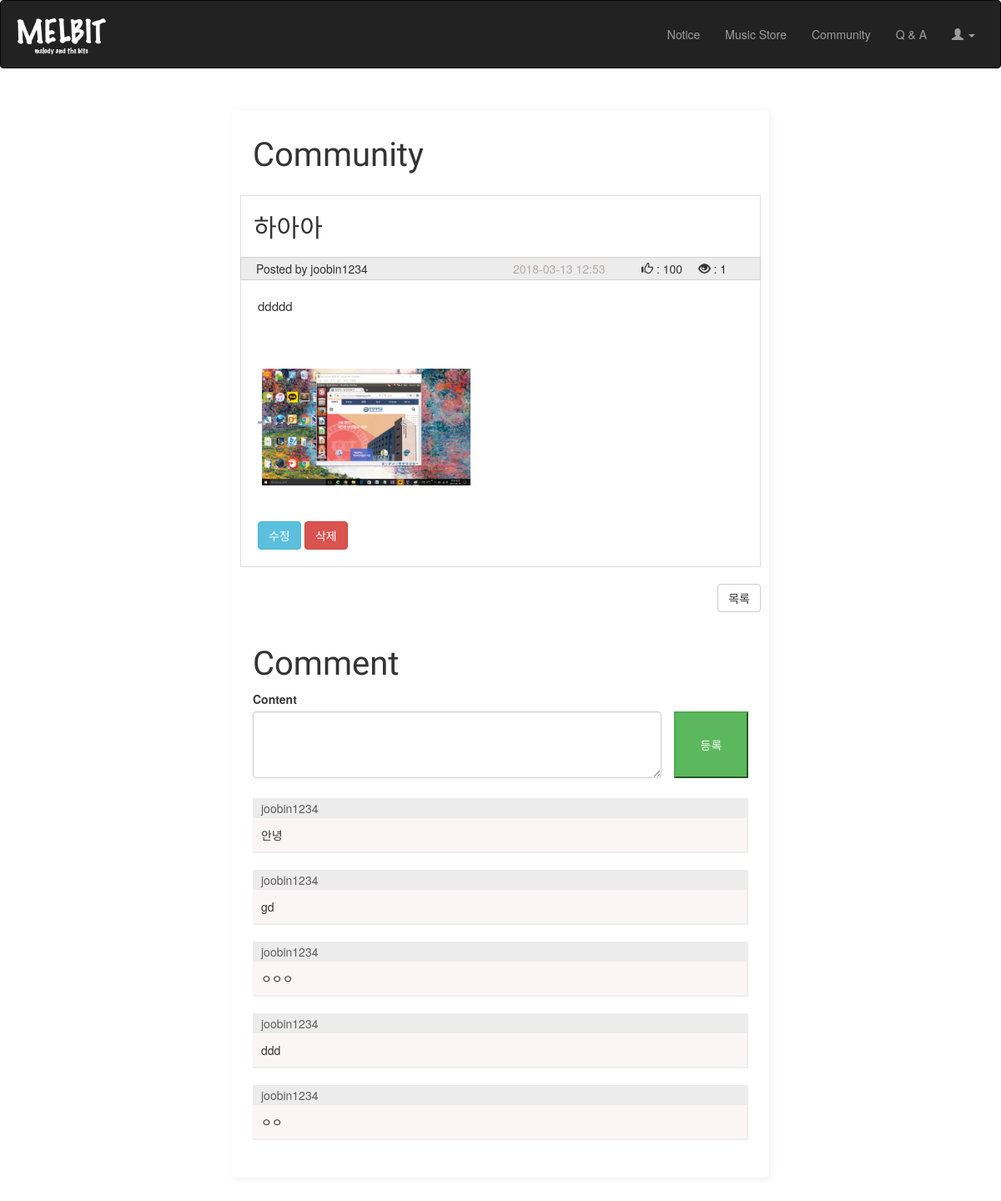
/community/25/, run on an earlier commit of the app's database.
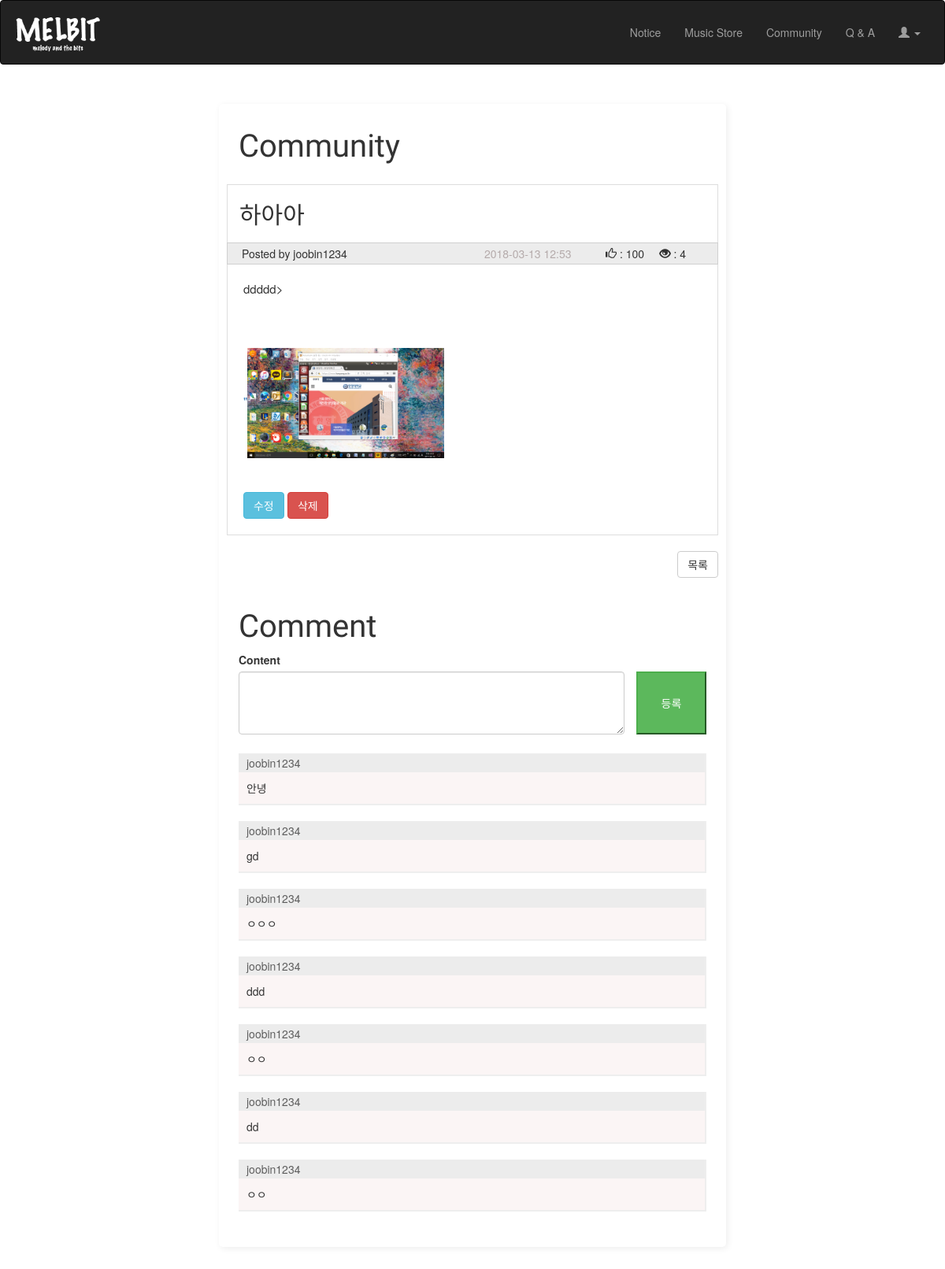
And on a later commit of the database.
### community/models.py (models this page shows, shortened)
class Post(models.Model):
    user = models.CharField(max_length=15)
    title = models.CharField(max_length=30)
    content = models.TextField()
    created_at = models.DateTimeField(
        auto_now_add=True,
    )
    updated_at = models.DateTimeField(
        auto_now=True,
    )
    file = models.FileField(blank=True)
    photo = models.ImageField(blank=True, upload_to="board/%Y/%m/%d")
    hit_count_generic = GenericRelation(
        HitCount, object_id_field='object_pk',
        related_query_name='hit_count_generic_relation')

class Comment(models.Model):
    author = models.ForeignKey(
        settings.AUTH_USER_MODEL,
        on_delete=models.CASCADE,
    )
    content = models.TextField()
    created_at = models.DateTimeField(
        auto_now_add=True,
    )
    updated_at = models.DateTimeField(
        auto_now=True,
    )
    post = models.ForeignKey(
        Post,
        on_delete=models.CASCADE,
    )

### community/views.py (the view, shortened to what this page needs)
# urls.py: path('<int:pk>/', views.PostDetailJSONView.as_view(), name='post_detail'),
class PostDetailJSONView(PostMixinDetailView, DetailView):
    template_name = 'community/post_detail.html'
    def get_context_data(self, **kwargs):
        context = super(PostMixinDetailView, self).get_context_data(**kwargs)
        context['comment_form'] = CommentForm()
        pk = self.kwargs.get('pk')
        context['comments'] = Post.objects.get(pk=pk).comment_set.all()
        return context

### community/forms.py
class CommentForm(forms.ModelForm):
    class Meta:
        model = Comment
        fields = ['content',]

### hitcount/templatetags/hitcount_tags.py (called while the page is built)
def get_hit_count_from_obj_variable(context, obj_variable, tag_name):
    error_to_raise = template.TemplateSyntaxError(
        "'%(a)s' requires a valid individual model variable "
        "in the form of '%(a)s for [model_obj]'.\n"
        "Got: %(b)s" % {'a': tag_name, 'b': obj_variable}
    )
    try:
        obj = obj_variable.resolve(context)
    except template.VariableDoesNotExist:
        raise error_to_raise
    try:
        ctype = ContentType.objects.get_for_model(obj)
    except AttributeError:
        raise error_to_raise
    hit_count, created = HitCount.objects.get_or_create(
        content_type=ctype, object_pk=obj.pk)
    return hit_count

def get_hit_count(parser, token):
    return GetHitCount.handle_token(parser, token)

def get_hit_count_js_variables(parser, token):
    return GetHitCountJavascriptVariables.handle_token(parser, token)

### community/templates/community/post_detail.html (shortened to what this page needs)
{% extends 'base.html' %}
{% load bootstrap %}
{% load hitcount_tags %}
{% load static %}
{% block content %}
{% get_hit_count_js_variables for post as hitcount %}
{% get_hit_count for post as total_hits %}
    <div class="content-container">
        <div class="row">
            <div class="col-md-2"></div>
            <div class="col-md-8 post_write">
                <div class="pretty_font_title">Community</div><br>
                <div class="row">
                    <div class="col-md-12 post_title"><h2>{{ post.title }}</h2></div>
                    <br><br>
                </div>
                <div class="row user_part">
                    <div class="col-md-4 post_user">Posted by {{ post.user }}</div>
                    <div class="col-md-2"></div>
                    <div class="col-md-3 time">{{ post.created_at|date:"Y-m-d h:i" }}</div>
                    <div class="col-md-3">
                        <span class="glyphicon glyphicon-thumbs-up"
                              aria-hidden="true"></span> : 100
                        &nbsp;&nbsp;&nbsp;
                        <span class="glyphicon glyphicon-eye-open"
                              aria-hidden="true"></span> : {{ total_hits }}</div>
                </div>
                <div class="row">
                <div class="post_content">
                    {{ post.content|linebreaksbr }}
                    <br><br>
                    {% if post.photo %}
                    <br><br>
                        <a href="{{ post.photo.url }}" target="_parent">"<img src="{{ post.photo.url }}" width="250px"></a>
                    <br><br>
                {% endif %}
                <br>
                    <a href="{% url 'community:post_edit' post.pk %}"
                           class="btn btn-info">수정</a>
                    <a href="{% url 'community:post_delete' post.pk %}"
                           class="btn btn-danger" id="post_delete"
                       onclick="return confirm('삭제하시겠습니까?');">삭제</a>
                </div>
                    <br>
                    <a href="{% url 'community:post_list' %}"
                           class="btn btn-default" style="float:right;">목록</a>
                </div>
                <br>
                    <h1 class="pretty_font_title">Comment</h1>
            <div class="comment_area">
                <div class="row">
                <form method="post" id="comment_form" action="{% url 'community:comment_write' post.pk %}">
                    <div class="col-md-10">
                        <label class="control-label" for="id_content">Content</label>
                        <textarea name="content" cols="40" rows="10" class=" form-control" required id="id_content"></textarea>
                    </div>
                    <div class="col-md-2 comment_btn">
                    <button type="submit" class="btn-success">등록</button>
                        </div>
                </form>
                    </div><br>
                <div id="comment_list">
                {% for comment in comments %}
                {% include 'community/comment.html' %}
                {% endfor %}
                </div>
            </div>
            </div>
            <div class="col-md-2"></div>
        </div>
    </div>
{% endblock %}

### community/templates/community/comment.html
    <div class="user_id">{{ comment.author }}</div>
    <div class="comment_part">{{ comment.content }}</div><br>

What changed in the data, as far as the page shows it:
changed Post "하아아": content "ddddd" → "ddddd>"
added Comment: author "joobin1234", content "dd"
added Comment: author "joobin1234", content "ㅇㅇ"
Also different on the page:
{{ total_hits }}: "1" → "4"
